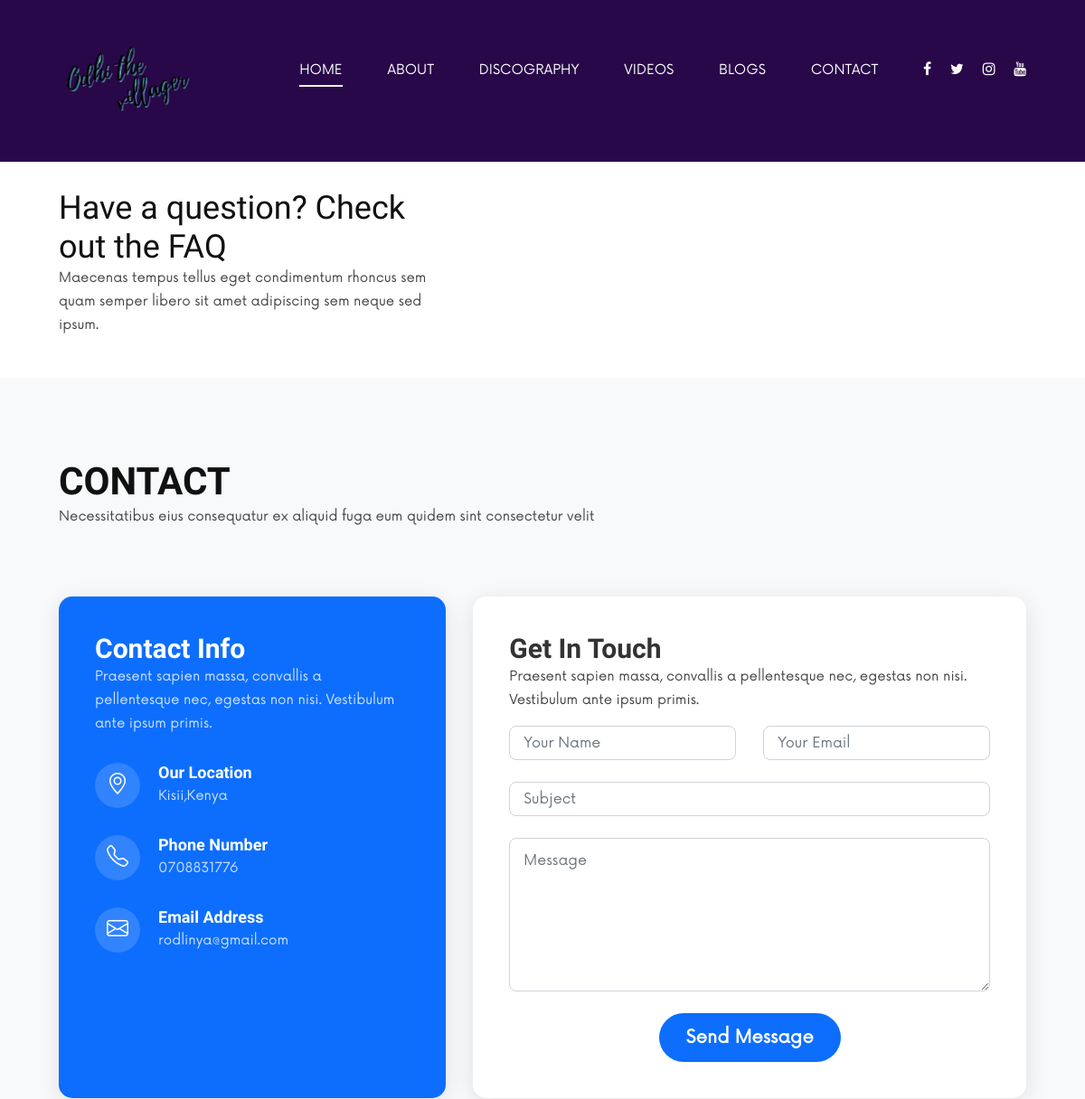
Page /contact/ (upper part) on the earlier database version.
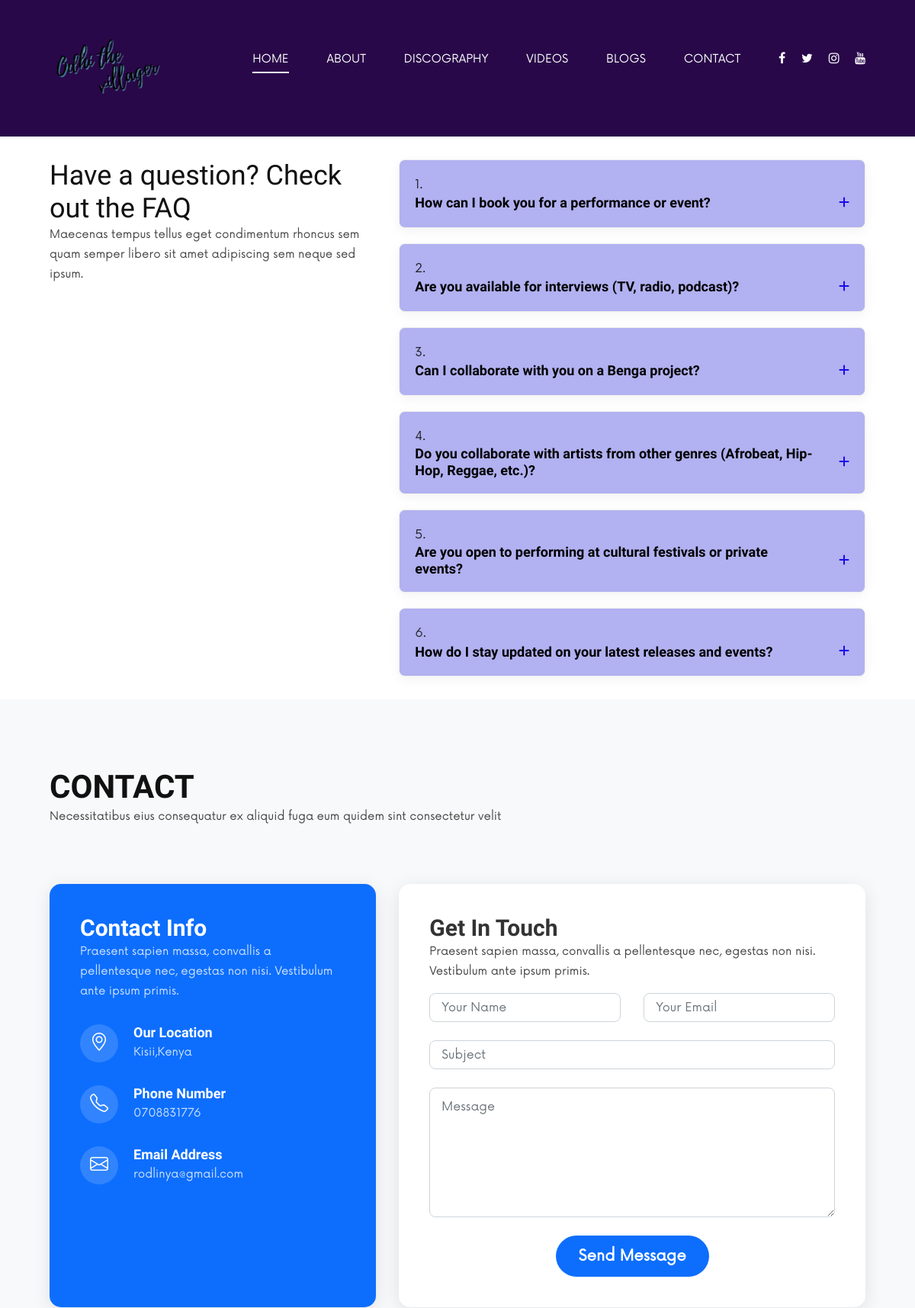
Same page on the later database version.
### odhi/models.py (models this page shows, shortened)
class FAQ(models.Model):
    question = models.CharField(max_length=255)
    answer = models.TextField()
    class Meta:
        verbose_name = "FAQ"
        verbose_name_plural = "FAQs"

### odhi/views.py (the view)
# urls.py: path("contact/", views.contact, name="contact"),
def contact(request):
    faqs = FAQ.objects.all()
    context = {
        'faqs': faqs,
    }
    return render(request, "contact.html", context)

### odhi/forms.py
class NewsletterForm(forms.ModelForm):
    class Meta:
        model = NewsletterSubscriber
        fields = ['name', 'email']

### odhi/context_processors.py (called while the page is built)
def general_info(request):
    info = Generalinfo.objects.first()  # Assumes only one Generalinfo object
    return {'general_info': info}

def newsletter_form(request):
    return {'newsletter_form': NewsletterForm()}

### templates/contact.html (shortened to what the changed rows need)
{% extends "assests/main.html" %}
{% load static %}
{% block content %}
<section class="faq-9 faq section light-background" id="faq">
    <div class="container">
        <div class="row">
            <div class="col-lg-5" data-aos="fade-up">
                <h2 class="faq-title">Have a question? Check out the FAQ</h2>
            </div>
            <div class="col-lg-7" data-aos="fade-up" data-aos-delay="300">
                <div class="faq-container">
                    {% for faq in faqs %}
                    <div class="faq-item">
                        <span class="num">{{forloop.counter}}.</span>
                        <div class="faq-question">
                            <h3>{{ faq.question }}</h3>
                            <div class="faq-toggle">
                                <i class="icon-plus fa-solid fa-plus"></i>
                            </div>
                        </div>
                    </div>{% endfor %}
                </div>
            </div>
        </div>
    </div>
</section>
<section id="contact" class="contact section light-background">
    <div class="container section-title" data-aos="fade-up">
        <h2>Contact</h2>
    </div>
</section>
{% endblock %}

Differences in the rows shown:
added FAQ: question "How can I book you for a performance or event?"
added FAQ: question "Are you available for interviews (TV, radio, podcast)?"
added FAQ: question "Can I collaborate with you on a Benga project?"
added FAQ: question "Do you collaborate with artists from other genres (Afrobeat, Hip-Hop, Reggae, etc.)?"
added FAQ: question "Are you open to performing at cultural festivals or private events?"
added FAQ: question "How do I stay updated on your latest releases and events?"
